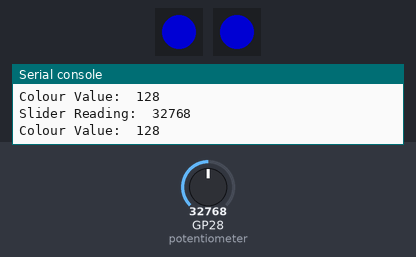
The program below on a simulated Raspberry Pi Pico running MicroPython. Shown: 2 × 1 RGB LEDs in strip order, left to right, the last lines printed to the serial console. Inputs (shaded band) come from the test bench; at power-on: GP28 (potentiometer) = 32768 (analog values on the 0–65535 scale). Dim RGB values are drawn brighter than linear.

Above: at 1.2 s.
1.3 s: GP28 (potentiometer) set to 160
At 1.8 s:
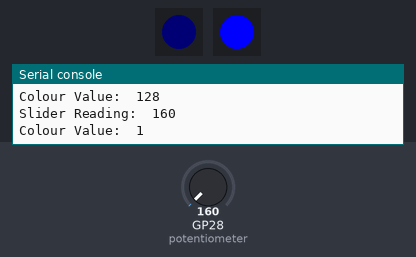
3.0 s: GP28 (potentiometer) set to 112
At 4.2 s:
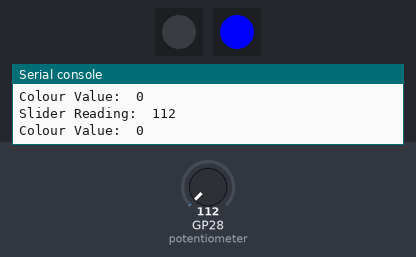
4.5 s: GP28 (potentiometer) set to 65535
At 5.6 s:
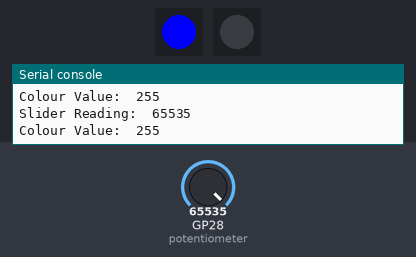
6.0 s: GP28 (potentiometer) set to 64928
At 6.9 s:
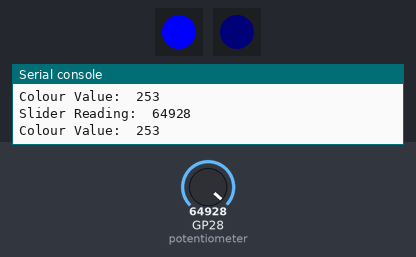
7.5 s: GP28 (potentiometer) set to 0
At 8.2 s:
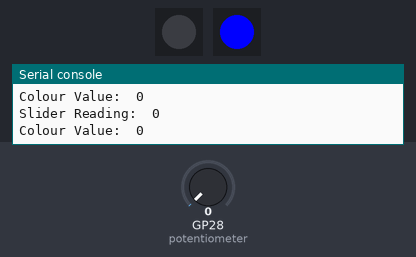
Timing chart, 0 to 10.0 s (numbered marks = the images above; inputs shaded):
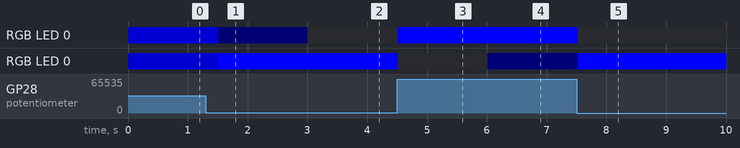

Measured:
- the behaviour switches between 144 and 128 on GP28 (potentiometer) (found by bisection; images 1 and 2)
- the behaviour switches between 65408 and 65392 on GP28 (potentiometer) (found by bisection; images 3 and 4)
- after the input at 1.3 s, RGB LED 0: RGB(0, 0, 128) → RGB(0, 0, 1) after 0.21 s; RGB LED 0: RGB(0, 0, 127) → RGB(0, 0, 254) after 0.21 s
- after the input at 3.0 s, RGB LED 0: RGB(0, 0, 1) → off at once; RGB LED 0: RGB(0, 0, 254) → RGB(0, 0, 255) at once
- after the input at 4.5 s, RGB LED 0: off → RGB(0, 0, 255) at once; RGB LED 0: RGB(0, 0, 255) → off at once
- after the input at 6.0 s, RGB LED 0: RGB(0, 0, 255) → RGB(0, 0, 253) at once; RGB LED 0: off → RGB(0, 0, 2) at once
- after the input at 7.5 s, RGB LED 0: RGB(0, 0, 253) → off at once; RGB LED 0: RGB(0, 0, 2) → RGB(0, 0, 255) at once

The program:

Day7c.py
```python
'''
LEDS fade in/out
'''

# Imports
import time
from machine import Pin, ADC
from neopixel import NeoPixel

# Define the LED pin number (2) and number of LEDs (1)
GRBled1 = NeoPixel(Pin(2), 1) # GRB LED1
GRBled2 = NeoPixel(Pin(5), 1) # GRB LED2

# Set up the slider on ADC pin 28
potentiometer = ADC(Pin(28))

# Define some GRB colour variables
white = 240,140,255 #White-ish!
red = 0,255,0
green = 255,0,0
blue = 0,0,255
yellow = 255,175,150
orange = 238, 223, 105
pink = 150,150,200
purple = 40,100,255
iceblue = 150,25,200
unicorn = 175,150,255
bogey = 215, 100, 0

while True: # Loop forever

    print("Slider Reading: ", potentiometer.read_u16()) # Read the potentiometer value

    reading = potentiometer.read_u16()

    colour_value = round(reading * (255 / 65535)) # convert reading to GRB value (0-255)

    print("Colour Value: ", colour_value)

    GRBled1.fill((0, 0, colour_value))
    GRBled1.write()
    GRBled2.fill((0, 0, 255-colour_value))
    GRBled2.write()


    time.sleep(0.3) # Short delay until the next reading
```
